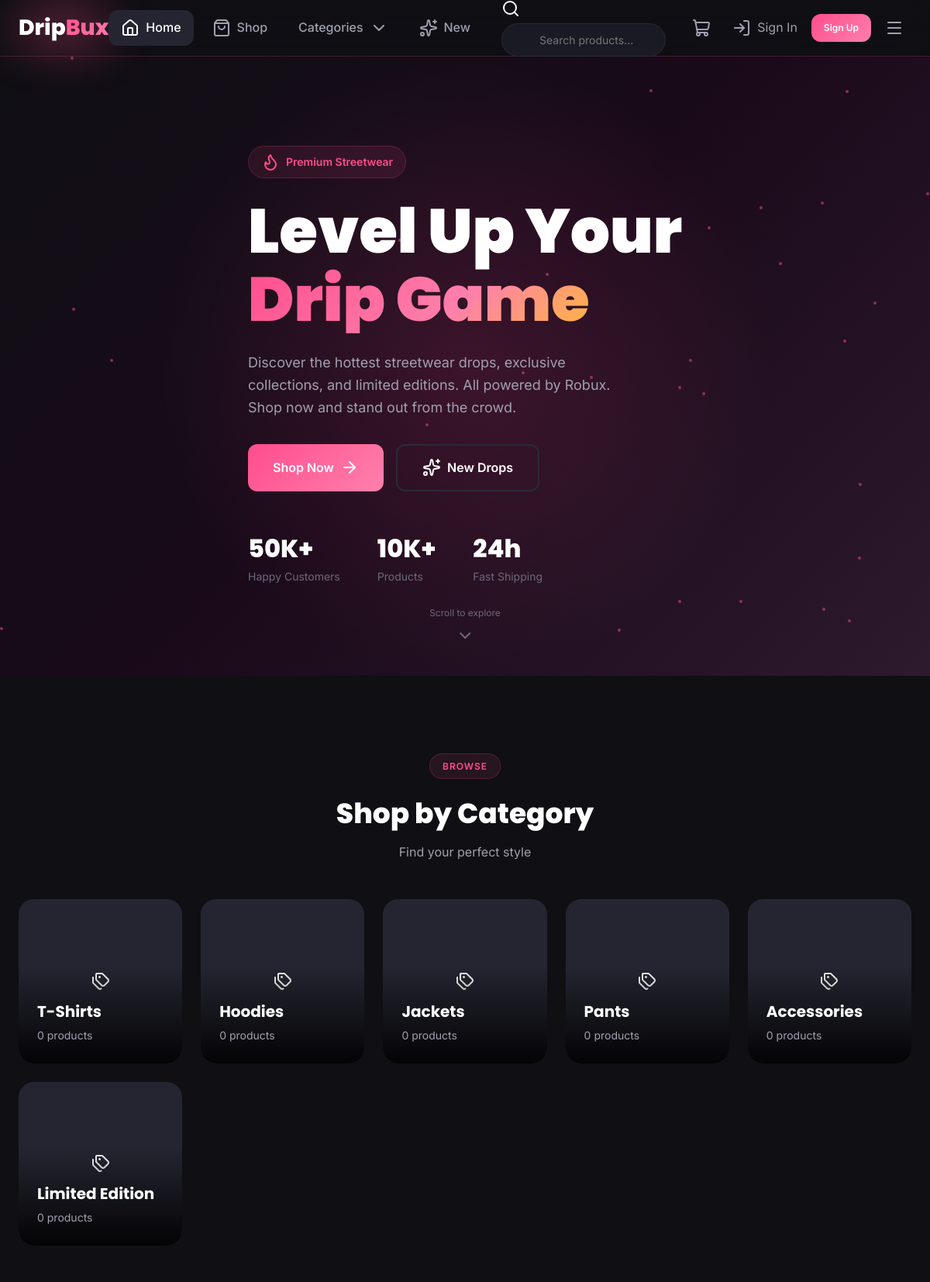
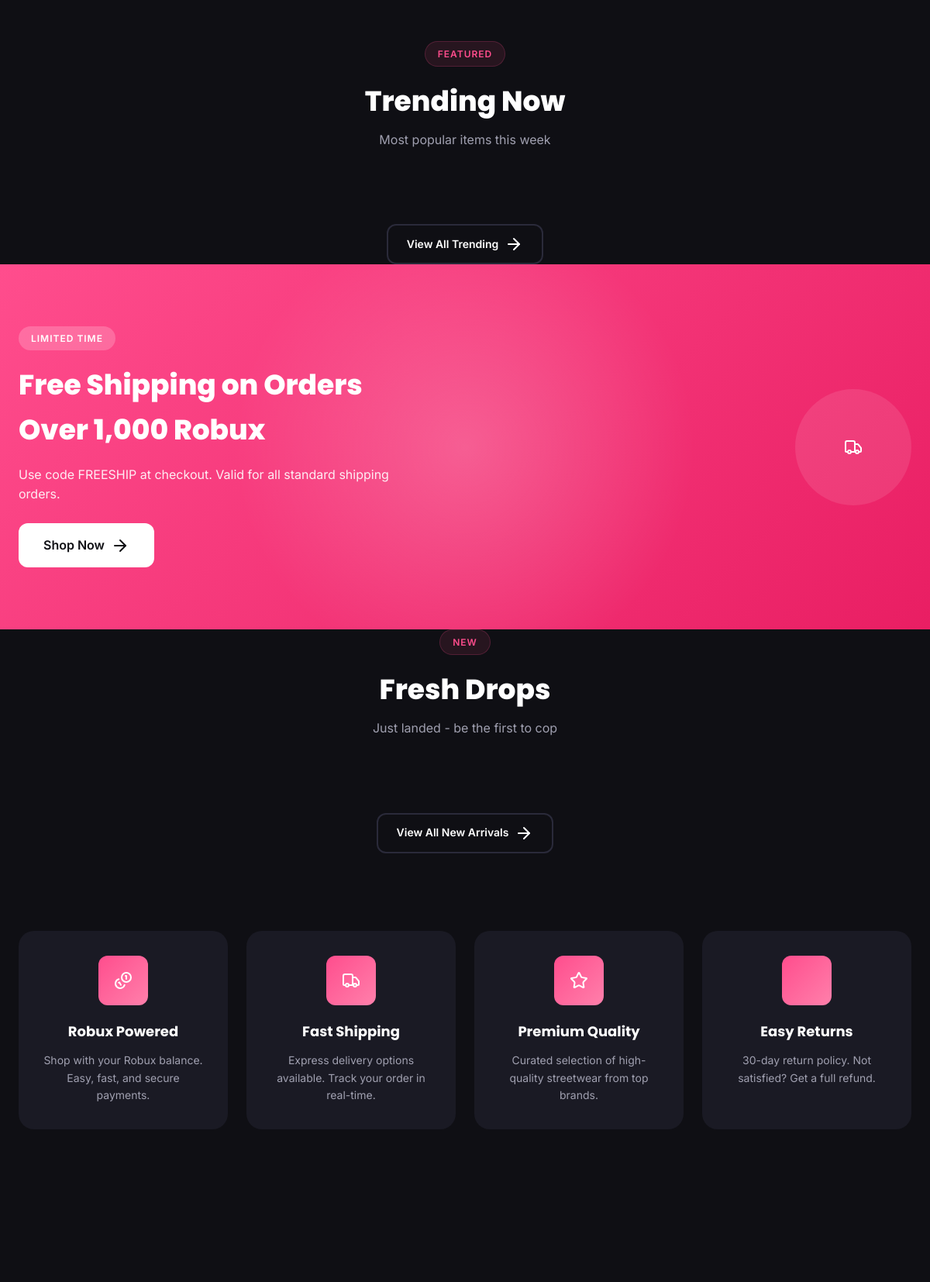
The page / (upper part) on the database its author committed (2 pictures, top to bottom).
### dripbux-premium/models.py (models this page shows, shortened)
class Category(db.Model):
    __tablename__ = 'categories'
    id = db.Column(db.Integer, primary_key=True)
    name = db.Column(db.String(50), unique=True, nullable=False)
    slug = db.Column(db.String(50), unique=True, nullable=False)
    description = db.Column(db.Text)
    image_url = db.Column(db.String(255))
    display_order = db.Column(db.Integer, default=0)
    is_active = db.Column(db.Boolean, default=True)
    created_at = db.Column(db.DateTime, default=datetime.utcnow)
    products = db.relationship('Product', backref='category', lazy=True)
    def get_product_count(self):
        return Product.query.filter_by(category_id=self.id, is_active=True).count()

### dripbux-premium/routes/main.py (the view)
@main_bp.route('/')
def index():
    featured_products = Product.query.filter_by(
        is_active=True,
        is_featured=True
    ).limit(8).all()
    new_arrivals = Product.query.filter_by(
        is_active=True,
        is_new=True
    ).order_by(Product.created_at.desc()).limit(8).all()
    trending_products = Product.query.filter_by(
        is_active=True
    ).order_by(Product.sales_count.desc()).limit(8).all()
    categories = Category.query.filter_by(is_active=True).order_by(Category.display_order).all()
    return render_template('index.html',
        featured_products=featured_products,
        new_arrivals=new_arrivals,
        trending_products=trending_products,
        categories=categories
    )

### dripbux-premium/templates/index.html (shortened to what this page needs)
{% extends 'base.html' %}
{% block content %}
<section class="hero">
    <div class="hero-glow"></div>
    <div class="hero-particles" id="heroParticles"></div>
    <div class="container">
        <div class="hero-content">
            <div class="hero-badge">
                <i data-lucide="{{ icons.ICONS.fire }}"></i>
                <span>Premium Streetwear</span>
            </div>
            <h1 class="hero-title">
                <span class="title-line">Level Up Your</span>
                <span class="title-line accent">Drip Game</span>
            </h1>
            <p class="hero-description">
                Discover the hottest streetwear drops, exclusive collections, and limited editions.
                All powered by Robux. Shop now and stand out from the crowd.
            </p>
            <div class="hero-actions">
                <a href="{{ url_for('shop.index') }}" class="btn btn-primary btn-lg btn-glow">
                    <span>Shop Now</span>
                    <i data-lucide="{{ icons.ICONS.arrow_right }}"></i>
                </a>
                <a href="{{ url_for('shop.new_arrivals') }}" class="btn btn-outline btn-lg">
                    <i data-lucide="{{ icons.ICONS.sparkles }}"></i>
                    <span>New Drops</span>
                </a>
            </div>
            <div class="hero-stats">
                <div class="stat-item">
                    <span class="stat-value">50K+</span>
                    <span class="stat-label">Happy Customers</span>
                </div>
                <div class="stat-item">
                    <span class="stat-value">10K+</span>
                    <span class="stat-label">Products</span>
                </div>
                <div class="stat-item">
                    <span class="stat-value">24h</span>
                    <span class="stat-label">Fast Shipping</span>
                </div>
            </div>
        </div>
    </div>
    <div class="hero-scroll">
        <div class="scroll-indicator">
            <span>Scroll to explore</span>
            <i data-lucide="{{ icons.ICONS.chevron_down }}"></i>
        </div>
    </div>
</section>
<section class="categories-section">
    <div class="container">
        <div class="section-header">
            <span class="section-badge">Browse</span>
            <h2 class="section-title">Shop by Category</h2>
            <p class="section-subtitle">Find your perfect style</p>
        </div>
        <div class="categories-grid">
            {% for category in categories %}
            <a href="{{ url_for('shop.category', slug=category.slug) }}" class="category-card">
                <div class="category-image">
                    {% if category.image_url %}
                    <img src="{{ url_for('static', filename='images/categories/' + category.image_url) }}" alt="{{ category.name }}">
                    {% else %}
                    <div class="category-placeholder">
                        <i data-lucide="{{ icons.ICONS.category }}"></i>
                    </div>
                    {% endif %}
                </div>
                <div class="category-overlay">
                    <h3 class="category-name">{{ category.name }}</h3>
                    <span class="category-count">{{ category.get_product_count() }} products</span>
                </div>
                <div class="category-glow"></div>
            </a>
            {% endfor %}
        </div>
    </div>
</section>
<section class="featured-section">
    <div class="container">
        <div class="section-header">
            <span class="section-badge">Featured</span>
            <h2 class="section-title">Trending Now</h2>
            <p class="section-subtitle">Most popular items this week</p>
        </div>
        <div class="section-footer">
            <a href="{{ url_for('shop.trending') }}" class="btn btn-outline">
                <span>View All Trending</span>
                <i data-lucide="{{ icons.ICONS.arrow_right }}"></i>
            </a>
        </div>
    </div>
</section>
<section class="promo-banner">
    <div class="promo-glow"></div>
    <div class="container">
        <div class="promo-content">
            <div class="promo-text">
                <span class="promo-label">Limited Time</span>
                <h2 class="promo-title">Free Shipping on Orders Over 1,000 Robux</h2>
                <p class="promo-description">Use code FREESHIP at checkout. Valid for all standard shipping orders.</p>
                <a href="{{ url_for('shop.index') }}" class="btn btn-white btn-lg">
                    <span>Shop Now</span>
                    <i data-lucide="{{ icons.ICONS.arrow_right }}"></i>
                </a>
            </div>
            <div class="promo-visual">
                <div class="promo-icon">
                    <i data-lucide="{{ icons.ICONS.shipping }}"></i>
                </div>
            </div>
        </div>
    </div>
</section>
<section class="new-arrivals-section">
    <div class="container">
        <div class="section-header">
            <span class="section-badge">New</span>
            <h2 class="section-title">Fresh Drops</h2>
            <p class="section-subtitle">Just landed - be the first to cop</p>
        </div>
        <div class="section-footer">
            <a href="{{ url_for('shop.new_arrivals') }}" class="btn btn-outline">
                <span>View All New Arrivals</span>
                <i data-lucide="{{ icons.ICONS.arrow_right }}"></i>
            </a>
        </div>
    </div>
</section>
<section class="features-section">
    <div class="container">
        <div class="features-grid">
            <div class="feature-card">
                <div class="feature-icon">
                    <i data-lucide="{{ icons.ICONS.robux }}"></i>
                </div>
                <h3 class="feature-title">Robux Powered</h3>
                <p class="feature-description">Shop with your Robux balance. Easy, fast, and secure payments.</p>
            </div>
            <div class="feature-card">
                <div class="feature-icon">
                    <i data-lucide="{{ icons.ICONS.shipping }}"></i>
                </div>
                <h3 class="feature-title">Fast Shipping</h3>
                <p class="feature-description">Express delivery options available. Track your order in real-time.</p>
            </div>
            <div class="feature-card">
                <div class="feature-icon">
                    <i data-lucide="{{ icons.ICONS.star }}"></i>
                </div>
                <h3 class="feature-title">Premium Quality</h3>
                <p class="feature-description">Curated selection of high-quality streetwear from top brands.</p>
            </div>
            <div class="feature-card">
                <div class="feature-icon">
                    <i data-lucide="{{ icons.ICONS.refresh }}"></i>
                </div>
                <h3 class="feature-title">Easy Returns</h3>
                <p class="feature-description">30-day return policy. Not satisfied? Get a full refund.</p>
            </div>
        </div>
    </div>
</section>
<section class="newsletter-section">
</section>
{% endblock %}

### dripbux-premium/templates/base.html (shortened to what this page needs)
<!DOCTYPE html>
<html lang="en" data-theme="dark">
<head>
    <link rel="stylesheet" href="{{ url_for('static', filename='css/main.css') }}">
</head>
<body>
    <nav class="navbar" id="navbar">
        <div class="nav-container">
            <a href="{{ url_for('main.index') }}" class="nav-logo">
                <span class="logo-text">Drip<span class="logo-accent">Bux</span></span>
                <span class="logo-glow"></span>
            </a>
            <div class="nav-links desktop-only">
                <a href="{{ url_for('main.index') }}" class="nav-link {% if request.endpoint == 'main.index' %}active{% endif %}">
                    <i data-lucide="{{ icons.ICONS.home }}"></i>
                    <span>Home</span>
                </a>
                <a href="{{ url_for('shop.index') }}" class="nav-link {% if request.endpoint.startswith('shop.') %}active{% endif %}">
                    <i data-lucide="{{ icons.ICONS.shop }}"></i>
                    <span>Shop</span>
                </a>
                <div class="nav-dropdown">
                    <a href="#" class="nav-link">
                        <span>Categories</span>
                        <i data-lucide="{{ icons.ICONS.chevron_down }}" class="dropdown-icon"></i>
                    </a>
                </div>
                <a href="{{ url_for('shop.new_arrivals') }}" class="nav-link">
                    <i data-lucide="{{ icons.ICONS.sparkles }}"></i>
                    <span>New</span>
                </a>
            </div>
            <div class="nav-search desktop-only">
                <form action="{{ url_for('shop.search') }}" method="GET">
                    <div class="search-input-wrapper">
                        <i data-lucide="{{ icons.ICONS.search }}"></i>
                        <input type="text" name="q" placeholder="Search products..." autocomplete="off">
                    </div>
                </form>
            </div>
            <div class="nav-actions">
                <a href="{{ url_for('cart.view_cart') }}" class="nav-action cart-action">
                    <i data-lucide="{{ icons.ICONS.cart }}"></i>
                </a>
                {% if current_user.is_authenticated %}
                <div class="nav-dropdown user-dropdown">
                    <a href="#" class="nav-action user-action">
                        {% if current_user.avatar_url %}
                        <img src="{{ url_for('static', filename='images/avatars/' + current_user.avatar_url) }}" alt="{{ current_user.username }}" class="user-avatar">
                        {% else %}
                        <div class="user-avatar-placeholder">
                            <i data-lucide="{{ icons.ICONS.user }}"></i>
                        </div>
                        {% endif %}
                        <span class="user-name desktop-only">{{ current_user.username }}</span>
                        <i data-lucide="{{ icons.ICONS.chevron_down }}" class="dropdown-icon desktop-only"></i>
                    </a>
                    <div class="dropdown-menu dropdown-right">
                        <div class="dropdown-header">
                            <span class="robux-balance">
                                <i data-lucide="{{ icons.ICONS.robux }}"></i>
                                {{ current_user.robux_balance|format_robux }}
                            </span>
                        </div>
                        <a href="{{ url_for('auth.profile') }}" class="dropdown-item">
                            <i data-lucide="{{ icons.ICONS.profile }}"></i>
                            Profile
                        </a>
                        <a href="{{ url_for('orders.index') }}" class="dropdown-item">
                            <i data-lucide="{{ icons.ICONS.orders }}"></i>
                            My Orders
                        </a>
                        <a href="{{ url_for('auth.wishlist') }}" class="dropdown-item">
                            <i data-lucide="{{ icons.ICONS.wishlist }}"></i>
                            Wishlist
                        </a>
                        {% if current_user.is_admin %}
                        <div class="dropdown-divider"></div>
                        <a href="{{ url_for('admin.dashboard') }}" class="dropdown-item admin-item">
                            <i data-lucide="{{ icons.ICONS.dashboard }}"></i>
                            Admin Panel
                        </a>
                        {% endif %}
                        <div class="dropdown-divider"></div>
                        <a href="{{ url_for('auth.logout') }}" class="dropdown-item logout-item">
                            <i data-lucide="{{ icons.ICONS.logout }}"></i>
                            Sign Out
                        </a>
                    </div>
                </div>
                {% else %}
                <a href="{{ url_for('auth.login') }}" class="nav-action">
                    <i data-lucide="{{ icons.ICONS.login }}"></i>
                    <span class="desktop-only">Sign In</span>
                </a>
                <a href="{{ url_for('auth.register') }}" class="btn btn-primary btn-sm desktop-only">
                    Sign Up
                </a>
                {% endif %}
                <button class="nav-action mobile-menu-toggle mobile-only" id="mobileMenuToggle">
                    <i data-lucide="{{ icons.ICONS.menu }}"></i>
                </button>
            </div>
        </div>
    </nav>
    <main class="main-content">
        {% block content %}{% endblock %}
    </main>
</body>
</html>

### rows shown on the page
Category: name "T-Shirts", get_product_count "0"
Category: name "Hoodies", get_product_count "0"
Category: name "Jackets", get_product_count "0"
Category: name "Pants", get_product_count "0"
Category: name "Accessories", get_product_count "0"
Category: name "Limited Edition", get_product_count "0"
